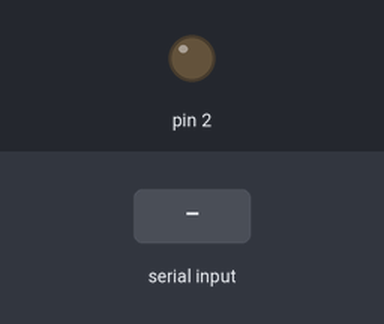
Bench run of a sketch on a simulated Arduino Uno, built with avr-gcc and run on an emulated ATmega328P. On the bench: output pins drawn as LEDs (lit = HIGH). The test bench sets the inputs (shaded band).

Above: at 1.2 s.
1.3 s: "1\n" received over Serial
At 1.6 s:
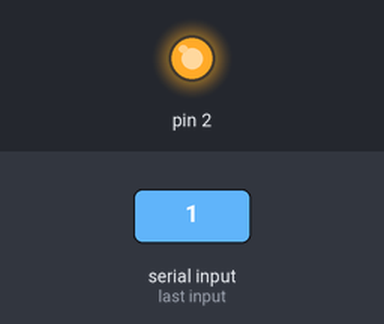
Timing chart, 0 to 4.3 s (numbered marks = the images above; inputs shaded):
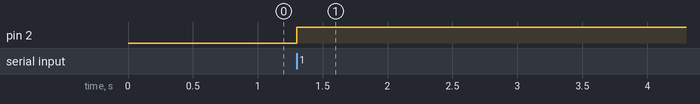

The sketch:

Serial-4-1-1.ino
```cpp
byte LEDA;
void setup() {
pinMode(2, OUTPUT);
Serial.begin(9600);

}

void loop() {
if(Serial.available())
{
  long A = Serial.parseInt();
  if(A == 1)
  {
    LEDA = LEDA ^ 1;
    digitalWrite(2, HIGH);
  }
}
}
```

Measured:
- after the input at 1.3 s, pin 2: LOW → HIGH at once
